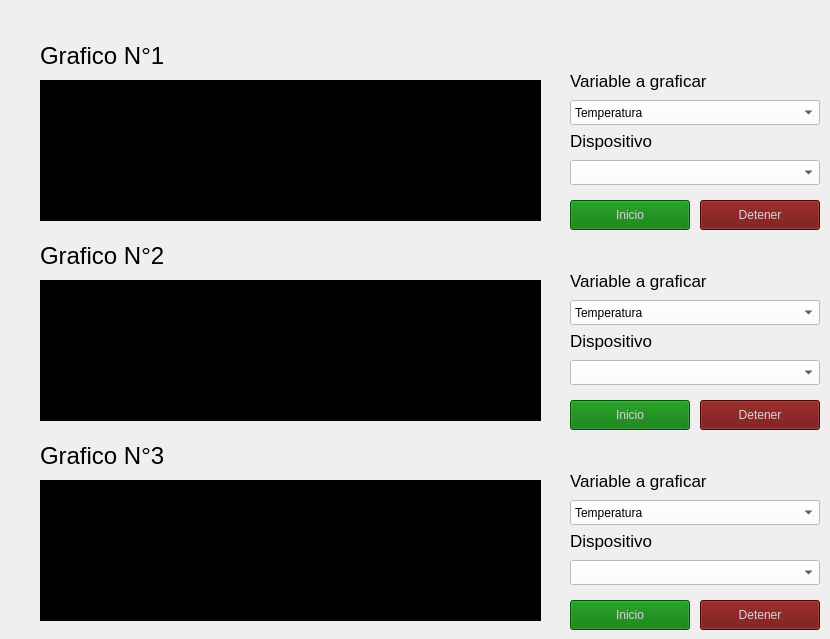
   <widget class="QWidget" name="tab_2">
    <attribute name="title">
     <string>Visualizacion</string>
    </attribute>
    <widget class="GraphicsLayoutWidget" name="plot1">
     <property name="geometry">
      <rect>
       <x>40</x>
       <y>80</y>
       <width>501</width>
       <height>141</height>
      </rect>
     </property>
     <property name="styleSheet">
      <string notr="true">background-color: rgb(0, 0, 0);</string>
     </property>
    </widget>
    <widget class="QPushButton" name="plot_1_start_btn">
     <property name="geometry">
      <rect>
       <x>570</x>
       <y>200</y>
       <width>120</width>
       <height>30</height>
      </rect>
     </property>
     <property name="minimumSize">
      <size>
       <width>120</width>
       <height>30</height>
      </size>
     </property>
     <property name="styleSheet">
      <string notr="true">color: rgb(213, 213, 213);
background-color: rgb(0, 115, 0);
</string>
     </property>
     <property name="text">
      <string>Inicio</string>
     </property>
    </widget>
    <widget class="QPushButton" name="plot_1_stop_btn">
     <property name="geometry">
      <rect>
       <x>700</x>
       <y>200</y>
       <width>120</width>
       <height>30</height>
      </rect>
     </property>
     <property name="minimumSize">
      <size>
       <width>120</width>
       <height>30</height>
      </size>
     </property>
     <property name="styleSheet">
      <string notr="true">color: rgb(213, 213, 213);
background-color: rgb(108, 5, 5);
</string>
     </property>
     <property name="text">
      <string>Detener</string>
     </property>
    </widget>
    <widget class="QLabel" name="plot_1_var_label">
     <property name="geometry">
      <rect>
       <x>570</x>
       <y>70</y>
       <width>251</width>
       <height>21</height>
      </rect>
     </property>
     <property name="font">
      <font>
       <pointsize>13</pointsize>
      </font>
     </property>
     <property name="styleSheet">
      <string notr="true">color: rgb(0, 0, 0);</string>
     </property>
     <property name="text">
      <string>Variable a graficar</string>
     </property>
    </widget>
    <widget class="QComboBox" name="plot_1_select_var">
     <property name="geometry">
      <rect>
       <x>570</x>
       <y>100</y>
       <width>250</width>
       <height>25</height>
      </rect>
     </property>
     <property name="minimumSize">
      <size>
       <width>250</width>
       <height>25</height>
      </size>
     </property>
     <property name="styleSheet">
      <string notr="true">background-color: rgb(255, 255, 255);</string>
     </property>
     <item>
      <property name="text">
       <string>Temperatura</string>
      </property>
     </item>
     <item>
      <property name="text">
       <string>Humedad</string>
      </property>
     </item>
     <item>
      <property name="text">
       <string>Co</string>
      </property>
     </item>
     <item>
      <property name="text">
       <string>Presion</string>
      </property>
     </item>
     <item>
      <property name="text">
       <string>Aceleracion Eje X</string>
      </property>
     </item>
     <item>
      <property name="text">
       <string>Aceleracion Eje Y</string>
      </property>
     </item>
     <item>
      <property name="text">
       <string>Aceleracion Eje Z</string>
      </property>
     </item>
     <item>
      <property name="text">
       <string>RMS</string>
      </property>
     </item>
     <item>
      <property name="text">
       <string>Amp x</string>
      </property>
     </item>
     <item>
      <property name="text">
       <string>Frec x</string>
      </property>
     </item>
     <item>
      <property name="text">
       <string>Amp y</string>
      </property>
     </item>
     <item>
      <property name="text">
       <string>Frec y</string>
      </property>
     </item>
     <item>
      <property name="text">
       <string>Amp z</string>
      </property>
     </item>
     <item>
      <property name="text">
       <string>Frec z</string>
      </property>
     </item>
    </widget>
    <widget class="QLabel" name="plot_1_label">
     <property name="geometry">
      <rect>
       <x>40</x>
       <y>40</y>
       <width>501</width>
       <height>31</height>
      </rect>
     </property>
     <property name="font">
      <font>
       <pointsize>18</pointsize>
      </font>
     </property>
     <property name="styleSheet">
      <string notr="true">color: rgb(0, 0, 0);</string>
     </property>
     <property name="text">
      <string>Grafico N°1</string>
     </property>
    </widget>
    <widget class="GraphicsLayoutWidget" name="plot_2">
     <property name="geometry">
      <rect>
       <x>40</x>
       <y>280</y>
       <width>501</width>
       <height>141</height>
      </rect>
     </property>
     <property name="styleSheet">
      <string notr="true">background-color: rgb(0, 0, 0);</string>
     </property>
    </widget>
    <widget class="QLabel" name="plot_2_label">
     <property name="geometry">
      <rect>
       <x>40</x>
       <y>240</y>
       <width>501</width>
       <height>31</height>
      </rect>
     </property>
     <property name="font">
      <font>
       <pointsize>18</pointsize>
      </font>
     </property>
     <property name="styleSheet">
      <string notr="true">color: rgb(0, 0, 0);</string>
     </property>
     <property name="text">
      <string>Grafico N°2</string>
     </property>
    </widget>
    <widget class="GraphicsLayoutWidget" name="plot_3">
     <property name="geometry">
      <rect>
       <x>40</x>
       <y>480</y>
       <width>501</width>
       <height>141</height>
      </rect>
     </property>
     <property name="styleSheet">
      <string notr="true">background-color: rgb(0, 0, 0);</string>
     </property>
    </widget>
    <widget class="QLabel" name="plot_3_label">
     <property name="geometry">
      <rect>
       <x>40</x>
       <y>440</y>
       <width>501</width>
       <height>31</height>
      </rect>
     </property>
     <property name="font">
      <font>
       <pointsize>18</pointsize>
      </font>
     </property>
     <property name="styleSheet">
      <string notr="true">color: rgb(0, 0, 0);</string>
     </property>
     <property name="text">
      <string>Grafico N°3</string>
     </property>
    </widget>
    <widget class="QComboBox" name="plot_2_select_var">
     <property name="geometry">
      <rect>
       <x>570</x>
       <y>300</y>
       <width>250</width>
       <height>25</height>
      </rect>
     </property>
     <property name="minimumSize">
      <size>
       <width>250</width>
       <height>25</height>
      </size>
     </property>
     <property name="styleSheet">
      <string notr="true">background-color: rgb(255, 255, 255);</string>
     </property>
     <item>
      <property name="text">
       <string>Temperatura</string>
      </property>
     </item>
     <item>
      <property name="text">
       <string>Humedad</string>
      </property>
     </item>
     <item>
      <property name="text">
       <string>Co</string>
      </property>
     </item>
     <item>
      <property name="text">
       <string>Presion</string>
      </property>
     </item>
     <item>
      <property name="text">
       <string>Aceleracion Eje X</string>
      </property>
     </item>
     <item>
      <property name="text">
       <string>Aceleracion Eje Y</string>
      </property>
     </item>
     <item>
      <property name="text">
       <string>Aceleracion Eje Z</string>
      </property>
     </item>
     <item>
      <property name="text">
       <string>RMS</string>
      </property>
     </item>
    </widget>
    <widget class="QPushButton" name="plot_2_stop_btn">
     <property name="geometry">
      <rect>
       <x>700</x>
       <y>400</y>
       <width>120</width>
       <height>30</height>
      </rect>
     </property>
     <property name="minimumSize">
      <size>
       <width>120</width>
       <height>30</height>
      </size>
     </property>
     <property name="styleSheet">
      <string notr="true">color: rgb(213, 213, 213);
background-color: rgb(108, 5, 5);
</string>
     </property>
     <property name="text">
      <string>Detener</string>
     </property>
    </widget>
    <widget class="QLabel" name="plot_2_var_label">
     <property name="geometry">
      <rect>
       <x>570</x>
       <y>270</y>
       <width>251</width>
       <height>21</height>
      </rect>
     </property>
     <property name="font">
      <font>
       <pointsize>13</pointsize>
      </font>
     </property>
     <property name="styleSheet">
      <string notr="true">color: rgb(0, 0, 0);</string>
     </property>
     <property name="text">
      <string>Variable a graficar</string>
     </property>
    </widget>
    <widget class="QPushButton" name="plot_2_start_btn">
     <property name="geometry">
      <rect>
       <x>570</x>
       <y>400</y>
       <width>120</width>
       <height>30</height>
      </rect>
     </property>
     <property name="minimumSize">
      <size>
       <width>120</width>
       <height>30</height>
      </size>
     </property>
     <property name="styleSheet">
      <string notr="true">color: rgb(213, 213, 213);
background-color: rgb(0, 115, 0);
</string>
     </property>
     <property name="text">
      <string>Inicio</string>
     </property>
    </widget>
    <widget class="QComboBox" name="plot_3_select_var">
     <property name="geometry">
      <rect>
       <x>570</x>
       <y>500</y>
       <width>250</width>
       <height>25</height>
      </rect>
     </property>
     <property name="minimumSize">
      <size>
       <width>250</width>
       <height>25</height>
      </size>
     </property>
     <property name="styleSheet">
      <string notr="true">background-color: rgb(255, 255, 255);</string>
     </property>
     <item>
      <property name="text">
       <string>Temperatura</string>
      </property>
     </item>
     <item>
      <property name="text">
       <string>Humedad</string>
      </property>
     </item>
     <item>
      <property name="text">
       <string>Co</string>
      </property>
     </item>
     <item>
      <property name="text">
       <string>Presion</string>
      </property>
     </item>
     <item>
      <property name="text">
       <string>Aceleracion Eje X</string>
      </property>
     </item>
     <item>
      <property name="text">
       <string>Aceleracion Eje Y</string>
      </property>
     </item>
     <item>
      <property name="text">
       <string>Aceleracion Eje Z</string>
      </property>
     </item>
     <item>
      <property name="text">
       <string>RMS</string>
      </property>
     </item>
    </widget>
    <widget class="QPushButton" name="plot_3_stop_btn">
     <property name="geometry">
      <rect>
       <x>700</x>
       <y>600</y>
       <width>120</width>
       <height>30</height>
      </rect>
     </property>
     <property name="minimumSize">
      <size>
       <width>120</width>
       <height>30</height>
      </size>
     </property>
     <property name="styleSheet">
      <string notr="true">color: rgb(213, 213, 213);
background-color: rgb(108, 5, 5);
</string>
     </property>
     <property name="text">
      <string>Detener</string>
     </property>
    </widget>
    <widget class="QLabel" name="plot_3_var_label">
     <property name="geometry">
      <rect>
       <x>570</x>
       <y>470</y>
       <width>251</width>
       <height>21</height>
      </rect>
     </property>
     <property name="font">
      <font>
       <pointsize>13</pointsize>
      </font>
     </property>
     <property name="styleSheet">
      <string notr="true">color: rgb(0, 0, 0);</string>
     </property>
     <property name="text">
      <string>Variable a graficar</string>
     </property>
    </widget>
    <widget class="QPushButton" name="plot_3_start_btn">
     <property name="geometry">
      <rect>
       <x>570</x>
       <y>600</y>
       <width>120</width>
       <height>30</height>
      </rect>
     </property>
     <property name="minimumSize">
      <size>
       <width>120</width>
       <height>30</height>
      </size>
     </property>
     <property name="styleSheet">
      <string notr="true">color: rgb(213, 213, 213);
background-color: rgb(0, 115, 0);
</string>
     </property>
     <property name="text">
      <string>Inicio</string>
     </property>
    </widget>
    <widget class="QLabel" name="plot_1_device_name_label">
     <property name="geometry">
      <rect>
       <x>570</x>
       <y>130</y>
       <width>251</width>
       <height>21</height>
      </rect>
     </property>
     <property name="font">
      <font>
       <pointsize>13</pointsize>
      </font>
     </property>
     <property name="styleSheet">
      <string notr="true">color: rgb(0, 0, 0);</string>
     </property>
     <property name="text">
      <string>Dispositivo</string>
     </property>
    </widget>
    <widget class="QComboBox" name="plot_1_device_name_select">
     <property name="geometry">
      <rect>
       <x>570</x>
       <y>160</y>
       <width>250</width>
       <height>25</height>
      </rect>
     </property>
     <property name="minimumSize">
      <size>
       <width>250</width>
       <height>25</height>
      </size>
     </property>
     <property name="styleSheet">
      <string notr="true">background-color: rgb(255, 255, 255);</string>
     </property>
    </widget>
    <widget class="QComboBox" name="plot_2_device_name_select">
     <property name="geometry">
      <rect>
       <x>570</x>
       <y>360</y>
       <width>250</width>
       <height>25</height>
      </rect>
     </property>
     <property name="minimumSize">
      <size>
       <width>250</width>
       <height>25</height>
      </size>
     </property>
     <property name="styleSheet">
      <string notr="true">background-color: rgb(255, 255, 255);</string>
     </property>
    </widget>
    <widget class="QLabel" name="plot_2_device_name_label">
     <property name="geometry">
      <rect>
       <x>570</x>
       <y>330</y>
       <width>251</width>
       <height>21</height>
      </rect>
     </property>
     <property name="font">
      <font>
       <pointsize>13</pointsize>
      </font>
     </property>
     <property name="styleSheet">
      <string notr="true">color: rgb(0, 0, 0);</string>
     </property>
     <property name="text">
      <string>Dispositivo</string>
     </property>
    </widget>
    <widget class="QComboBox" name="plot_3_device_name_select">
     <property name="geometry">
      <rect>
       <x>570</x>
       <y>560</y>
       <width>250</width>
       <height>25</height>
      </rect>
     </property>
     <property name="minimumSize">
      <size>
       <width>250</width>
       <height>25</height>
      </size>
     </property>
     <property name="styleSheet">
      <string notr="true">background-color: rgb(255, 255, 255);</string>
     </property>
    </widget>
    <widget class="QLabel" name="plot_3_device_name_label">
     <property name="geometry">
      <rect>
       <x>570</x>
       <y>530</y>
       <width>251</width>
       <height>21</height>
      </rect>
     </property>
     <property name="font">
      <font>
       <pointsize>13</pointsize>
      </font>
     </property>
     <property name="styleSheet">
      <string notr="true">color: rgb(0, 0, 0);</string>
     </property>
     <property name="text">
      <string>Dispositivo</string>
     </property>
    </widget>
   </widget>
